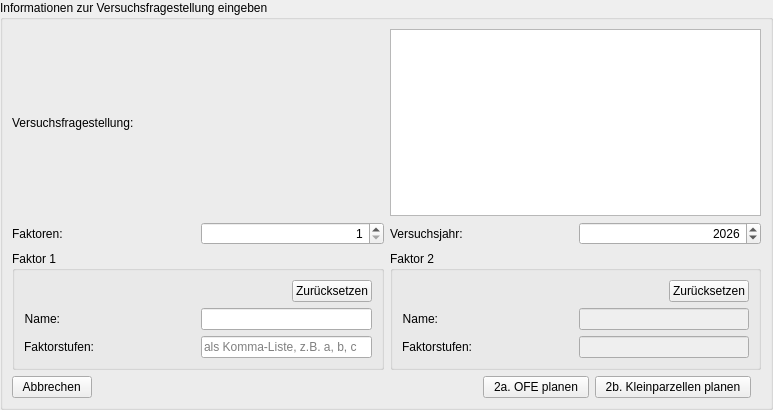
             <widget class="QWidget" name="scrollAreaWidgetContents_tab_1">
              <property name="geometry">
               <rect>
                <x>0</x>
                <y>0</y>
                <width>773</width>
                <height>410</height>
               </rect>
              </property>
              <layout class="QVBoxLayout" name="verticalLayout_tab_1_contents">
               <property name="leftMargin">
                <number>0</number>
               </property>
               <property name="topMargin">
                <number>0</number>
               </property>
               <property name="rightMargin">
                <number>0</number>
               </property>
               <property name="bottomMargin">
                <number>0</number>
               </property>
               <item>
                <widget class="QGroupBox" name="groupBox_Daten">
                 <property name="title">
                  <string>Informationen zur Versuchsfragestellung eingeben</string>
                 </property>
                 <layout class="QVBoxLayout" name="verticalLayout">
                  <item>
                   <layout class="QHBoxLayout" name="horizontalLayout_2">
                    <item>
                     <widget class="QLabel" name="label">
                      <property name="text">
                       <string>Versuchsfragestellung:</string>
                      </property>
                      <property name="alignment">
                       <set>Qt::AlignLeading|Qt::AlignLeft|Qt::AlignVCenter</set>
                      </property>
                     </widget>
                    </item>
                    <item>
                     <widget class="QTextEdit" name="txt_fragestellung">
                      <property name="sizePolicy">
                       <sizepolicy hsizetype="Preferred" vsizetype="Preferred">
                        <horstretch>0</horstretch>
                        <verstretch>0</verstretch>
                       </sizepolicy>
                      </property>
                     </widget>
                    </item>
                   </layout>
                  </item>
                  <item>
                   <layout class="QHBoxLayout" name="horizontalLayout_3">
                    <item>
                     <layout class="QHBoxLayout" name="horizontalLayout_21">
                      <item>
                       <widget class="QLabel" name="label_4">
                        <property name="text">
                         <string>Faktoren:</string>
                        </property>
                        <property name="alignment">
                         <set>Qt::AlignLeading|Qt::AlignLeft|Qt::AlignVCenter</set>
                        </property>
                       </widget>
                      </item>
                      <item>
                       <widget class="QSpinBox" name="int_faktoren">
                        <property name="alignment">
                         <set>Qt::AlignRight|Qt::AlignTrailing|Qt::AlignVCenter</set>
                        </property>
                        <property name="minimum">
                         <number>1</number>
                        </property>
                        <property name="maximum">
                         <number>2</number>
                        </property>
                        <property name="value">
                         <number>1</number>
                        </property>
                       </widget>
                      </item>
                     </layout>
                    </item>
                    <item>
                     <layout class="QHBoxLayout" name="horizontalLayout_9">
                      <item>
                       <widget class="QLabel" name="label_3">
                        <property name="text">
                         <string>Versuchsjahr:</string>
                        </property>
                        <property name="alignment">
                         <set>Qt::AlignLeading|Qt::AlignLeft|Qt::AlignVCenter</set>
                        </property>
                       </widget>
                      </item>
                      <item>
                       <widget class="QSpinBox" name="int_versuchsjahr">
                        <property name="alignment">
                         <set>Qt::AlignRight|Qt::AlignTrailing|Qt::AlignVCenter</set>
                        </property>
                        <property name="minimum">
                         <number>2024</number>
                        </property>
                        <property name="maximum">
                         <number>2045</number>
                        </property>
                        <property name="value">
                         <number>2026</number>
                        </property>
                       </widget>
                      </item>
                     </layout>
                    </item>
                   </layout>
                  </item>
                  <item>
                   <layout class="QHBoxLayout" name="horizontalLayout">
                    <item>
                     <widget class="QGroupBox" name="groupBox_LB_2">
                      <property name="title">
                       <string>Faktor 1</string>
                      </property>
                      <layout class="QVBoxLayout" name="verticalLayout_3">
                       <item>
                        <layout class="QHBoxLayout" name="horizontalLayout_23">
                         <item>
                          <widget class="QLabel" name="count_LB_label_2">
                           <property name="text">
                            <string/>
                           </property>
                          </widget>
                         </item>
                         <item>
                          <widget class="QPushButton" name="untergrenze_reset_2">
                           <property name="sizePolicy">
                            <sizepolicy hsizetype="Fixed" vsizetype="Fixed">
                             <horstretch>0</horstretch>
                             <verstretch>0</verstretch>
                            </sizepolicy>
                           </property>
                           <property name="text">
                            <string>Zurücksetzen</string>
                           </property>
                          </widget>
                         </item>
                        </layout>
                       </item>
                       <item>
                        <layout class="QHBoxLayout" name="horizontalLayout_5">
                         <item alignment="Qt::AlignLeft">
                          <widget class="QLabel" name="label_17">
                           <property name="text">
                            <string>Name:</string>
                           </property>
                           <property name="alignment">
                            <set>Qt::AlignRight|Qt::AlignTrailing|Qt::AlignVCenter</set>
                           </property>
                          </widget>
                         </item>
                         <item>
                          <widget class="QLineEdit" name="txt_faktor1">
                           <property name="sizePolicy">
                            <sizepolicy hsizetype="Preferred" vsizetype="Fixed">
                             <horstretch>0</horstretch>
                             <verstretch>0</verstretch>
                            </sizepolicy>
                           </property>
                          </widget>
                         </item>
                        </layout>
                       </item>
                       <item>
                        <layout class="QHBoxLayout" name="horizontalLayout_4">
                         <item alignment="Qt::AlignLeft">
                          <widget class="QLabel" name="label_18">
                           <property name="text">
                            <string>Faktorstufen:</string>
                           </property>
                           <property name="alignment">
                            <set>Qt::AlignRight|Qt::AlignTrailing|Qt::AlignVCenter</set>
                           </property>
                          </widget>
                         </item>
                         <item>
                          <widget class="QLineEdit" name="txt_faktorstufen1">
                           <property name="sizePolicy">
                            <sizepolicy hsizetype="Preferred" vsizetype="Fixed">
                             <horstretch>0</horstretch>
                             <verstretch>0</verstretch>
                            </sizepolicy>
                           </property>
                           <property name="text">
                            <string/>
                           </property>
                           <property name="placeholderText">
                            <string notr="true">als Komma-Liste, z.B. a, b, c</string>
                           </property>
                          </widget>
                         </item>
                        </layout>
                       </item>
                      </layout>
                     </widget>
                    </item>
                    <item>
                     <widget class="QGroupBox" name="groupBox_LB_3">
                      <property name="title">
                       <string>Faktor 2</string>
                      </property>
                      <layout class="QVBoxLayout" name="verticalLayout_2">
                       <item>
                        <layout class="QHBoxLayout" name="horizontalLayout_22">
                         <item>
                          <widget class="QLabel" name="count_LB_label_3">
                           <property name="text">
                            <string/>
                           </property>
                          </widget>
                         </item>
                         <item>
                          <widget class="QPushButton" name="untergrenze_reset_3">
                           <property name="sizePolicy">
                            <sizepolicy hsizetype="Fixed" vsizetype="Fixed">
                             <horstretch>0</horstretch>
                             <verstretch>0</verstretch>
                            </sizepolicy>
                           </property>
                           <property name="text">
                            <string>Zurücksetzen</string>
                           </property>
                          </widget>
                         </item>
                        </layout>
                       </item>
                       <item>
                        <layout class="QHBoxLayout" name="horizontalLayout_6">
                         <item alignment="Qt::AlignLeft">
                          <widget class="QLabel" name="label_19">
                           <property name="text">
                            <string>Name:</string>
                           </property>
                           <property name="alignment">
                            <set>Qt::AlignRight|Qt::AlignTrailing|Qt::AlignVCenter</set>
                           </property>
                          </widget>
                         </item>
                         <item>
                          <widget class="QLineEdit" name="txt_faktor2">
                           <property name="enabled">
                            <bool>false</bool>
                           </property>
                           <property name="sizePolicy">
                            <sizepolicy hsizetype="Preferred" vsizetype="Fixed">
                             <horstretch>0</horstretch>
                             <verstretch>0</verstretch>
                            </sizepolicy>
                           </property>
                           <property name="readOnly">
                            <bool>false</bool>
                           </property>
                          </widget>
                         </item>
                        </layout>
                       </item>
                       <item>
                        <layout class="QHBoxLayout" name="horizontalLayout_7">
                         <item alignment="Qt::AlignLeft">
                          <widget class="QLabel" name="label_20">
                           <property name="text">
                            <string>Faktorstufen:</string>
                           </property>
                           <property name="alignment">
                            <set>Qt::AlignRight|Qt::AlignTrailing|Qt::AlignVCenter</set>
                           </property>
                          </widget>
                         </item>
                         <item>
                          <widget class="QLineEdit" name="txt_faktorstufen2">
                           <property name="enabled">
                            <bool>false</bool>
                           </property>
                           <property name="sizePolicy">
                            <sizepolicy hsizetype="Preferred" vsizetype="Fixed">
                             <horstretch>0</horstretch>
                             <verstretch>0</verstretch>
                            </sizepolicy>
                           </property>
                          </widget>
                         </item>
                        </layout>
                       </item>
                      </layout>
                     </widget>
                    </item>
                   </layout>
                  </item>
                  <item>
                   <layout class="QHBoxLayout" name="horizontalLayout_40">
                    <property name="rightMargin">
                     <number>10</number>
                    </property>
                    <item>
                     <widget class="QPushButton" name="btn_exit">
                      <property name="sizePolicy">
                       <sizepolicy hsizetype="Preferred" vsizetype="Fixed">
                        <horstretch>0</horstretch>
                        <verstretch>0</verstretch>
                       </sizepolicy>
                      </property>
                      <property name="text">
                       <string>  Abbrechen  </string>
                      </property>
                     </widget>
                    </item>
                    <item>
                     <spacer name="horizontalSpacer">
                      <property name="orientation">
                       <enum>Qt::Horizontal</enum>
                      </property>
                      <property name="sizeHint" stdset="0">
                       <size>
                        <width>40</width>
                        <height>20</height>
                       </size>
                      </property>
                     </spacer>
                    </item>
                    <item>
                     <widget class="QPushButton" name="btn_plan_ofe">
                      <property name="sizePolicy">
                       <sizepolicy hsizetype="Fixed" vsizetype="Fixed">
                        <horstretch>0</horstretch>
                        <verstretch>0</verstretch>
                       </sizepolicy>
                      </property>
                      <property name="text">
                       <string>  2a. OFE planen  </string>
                      </property>
                     </widget>
                    </item>
                    <item>
                     <widget class="QPushButton" name="btn_plan_smallplot">
                      <property name="sizePolicy">
                       <sizepolicy hsizetype="Fixed" vsizetype="Fixed">
                        <horstretch>0</horstretch>
                        <verstretch>0</verstretch>
                       </sizepolicy>
                      </property>
                      <property name="text">
                       <string>  2b. Kleinparzellen planen  </string>
                      </property>
                     </widget>
                    </item>
                   </layout>
                  </item>
                 </layout>
                </widget>
               </item>
              </layout>
             </widget>
